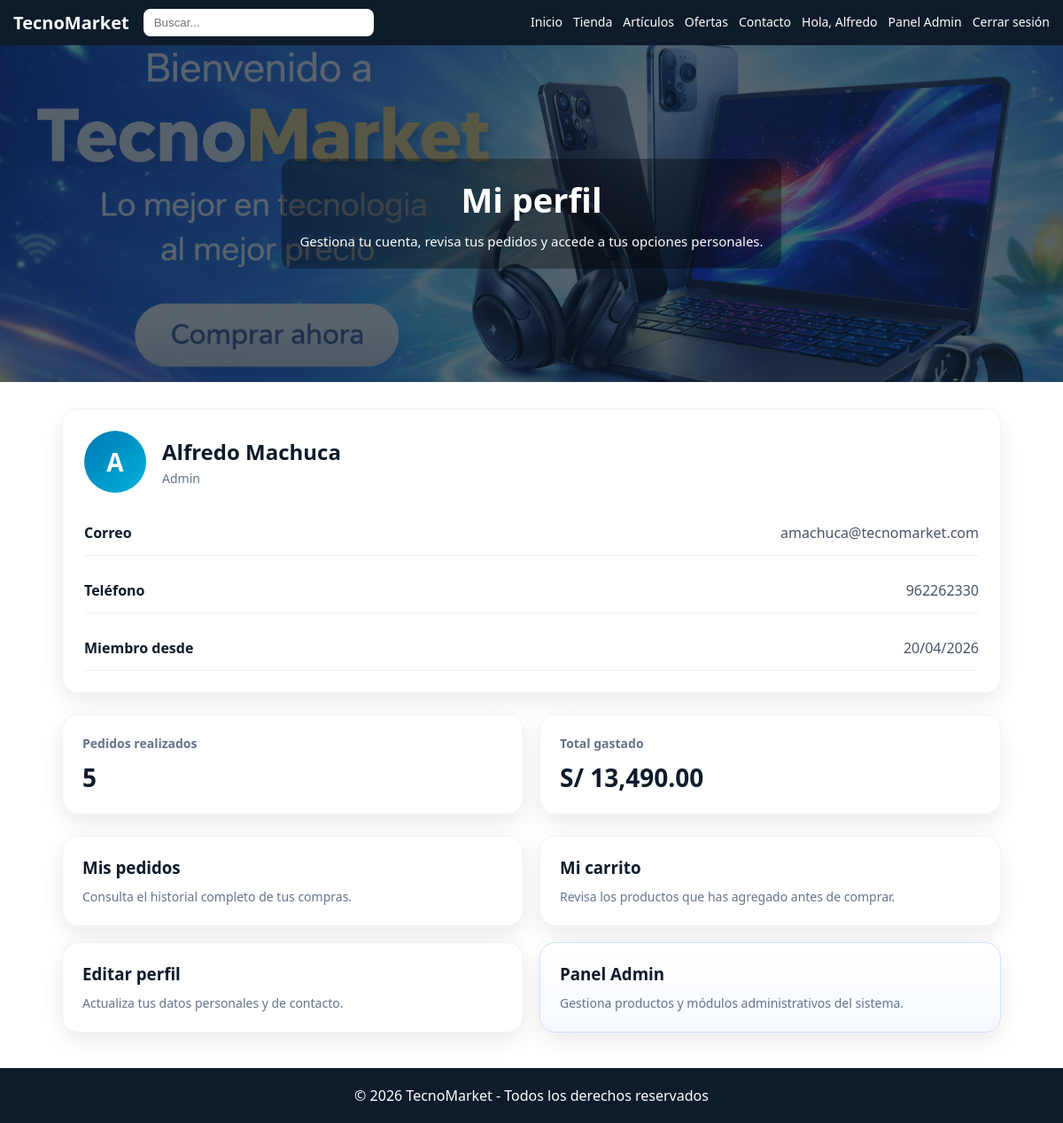
Screenshot of /perfil.php (signed in) with the database file from the repository.
### tables this page shows
CREATE TABLE `usuarios` (
  `id` int(11) NOT NULL,
  `nombres` varchar(100) NOT NULL,
  `apellidos` varchar(100) NOT NULL,
  `correo` varchar(150) NOT NULL,
  `telefono` varchar(20) NOT NULL,
  `password` varchar(255) NOT NULL,
  `rol` enum('admin','cliente') DEFAULT 'cliente',
  `fecha_registro` timestamp NOT NULL DEFAULT current_timestamp()
);

### php/session.php (called while the page is built, shortened)
<?php
if (isset($_SESSION["usuario_id"])) {
    $usuario_logueado = true;
    $nombre_usuario = $_SESSION["nombres"] ?? "";
    $rol_usuario = $_SESSION["rol"] ?? "";
}
?>

### perfil.php (the view, shortened to what this page needs)
<?php
require_once "php/session.php";
require_once "php/conexion.php";
$usuario_id = $_SESSION["usuario_id"];
$sql_usuario = "SELECT id, nombres, apellidos, correo, telefono, rol, fecha_registro FROM usuarios WHERE id = ?";
$stmt_usuario = $conn->prepare($sql_usuario);
$stmt_usuario->bind_param("i", $usuario_id);
$stmt_usuario->execute();
$resultado_usuario = $stmt_usuario->get_result();
$usuario = $resultado_usuario->fetch_assoc();
$sql_pedidos = "SELECT COUNT(*) AS total_pedidos FROM pedidos WHERE usuario_id = ?";
$stmt_pedidos = $conn->prepare($sql_pedidos);
$stmt_pedidos->bind_param("i", $usuario_id);
$stmt_pedidos->execute();
$res_pedidos = $stmt_pedidos->get_result();
$fila_pedidos = $res_pedidos->fetch_assoc();
$total_pedidos = $fila_pedidos["total_pedidos"] ?? 0;
$sql_total = "SELECT COALESCE(SUM(total),0) AS total_gastado FROM pedidos WHERE usuario_id = ?";
$stmt_total = $conn->prepare($sql_total);
$stmt_total->bind_param("i", $usuario_id);
$stmt_total->execute();
$res_total = $stmt_total->get_result();
$fila_total = $res_total->fetch_assoc();
$total_gastado = $fila_total["total_gastado"] ?? 0;
?>
<!DOCTYPE html>
<html lang="es">
<head>
    <link rel="stylesheet" href="css/perfil.css">
</head>
<body>
<header class="header">
    <div class="logo">TecnoMarket</div>
    <input type="text" placeholder="Buscar..." class="buscador">
<nav class="menu" id="menu">
    <a href="index">Inicio</a>
    <a href="tienda">Tienda</a>
    <a href="articulos">Artículos</a>
    <a href="ofertas">Ofertas</a>
    <a href="contacto">Contacto</a>
    <?php if ($usuario_logueado): ?>
        <a href="perfil">Hola, <?php echo htmlspecialchars($nombre_usuario); ?></a>
        <?php if ($rol_usuario === "admin"): ?>
            <a href="admin_productos">Panel Admin</a>
        <?php endif; ?>
        <a href="php/logout.php">Cerrar sesión</a>
    <?php else: ?>
        <a href="login">Login</a>
    <?php endif; ?>
</nav>
</header>
<section class="hero-perfil">
    <div class="hero-perfil-texto">
        <h1>Mi perfil</h1>
        <p>Gestiona tu cuenta, revisa tus pedidos y accede a tus opciones personales.</p>
    </div>
</section>
<section class="contenedor-perfil">
    <div class="perfil-info-box">
        <div class="perfil-header">
            <div class="avatar-perfil">
                <?php echo strtoupper(substr($usuario["nombres"], 0, 1)); ?>
            </div>
            <div>
                <h2><?php echo htmlspecialchars($usuario["nombres"] . " " . $usuario["apellidos"]); ?></h2>
                <p class="perfil-rol"><?php echo htmlspecialchars($usuario["rol"]); ?></p>
            </div>
        </div>
        <div class="perfil-datos">
            <div class="dato-item">
                <span class="dato-label">Correo</span>
                <span class="dato-valor"><?php echo htmlspecialchars($usuario["correo"]); ?></span>
            </div>
            <div class="dato-item">
                <span class="dato-label">Teléfono</span>
                <span class="dato-valor"><?php echo htmlspecialchars($usuario["telefono"]); ?></span>
            </div>
            <div class="dato-item">
                <span class="dato-label">Miembro desde</span>
                <span class="dato-valor"><?php echo date("d/m/Y", strtotime($usuario["fecha_registro"])); ?></span>
            </div>
        </div>
    </div>
    <div class="perfil-metricas">
        <div class="metrica-card">
            <h3>Pedidos realizados</h3>
            <p><?php echo $total_pedidos; ?></p>
        </div>
        <div class="metrica-card">
            <h3>Total gastado</h3>
            <p>S/ <?php echo number_format($total_gastado, 2); ?></p>
        </div>
    </div>
    <div class="perfil-opciones">
        <a href="mis_pedidos.php" class="opcion-card">
            <h3>Mis pedidos</h3>
            <p>Consulta el historial completo de tus compras.</p>
        </a>
        <a href="carrito.php" class="opcion-card">
            <h3>Mi carrito</h3>
            <p>Revisa los productos que has agregado antes de comprar.</p>
        </a>
        <a href="editar_perfil.php" class="opcion-card">
            <h3>Editar perfil</h3>
            <p>Actualiza tus datos personales y de contacto.</p>
        </a>
        <?php if ($usuario["rol"] === "admin"): ?>
            <a href="admin_productos.php" class="opcion-card admin-card">
                <h3>Panel Admin</h3>
                <p>Gestiona productos y módulos administrativos del sistema.</p>
            </a>
        <?php endif; ?>
    </div>
</section>
<footer class="footer">
    <p>© 2026 TecnoMarket - Todos los derechos reservados</p>
</footer>
</body>
</html>

### css/perfil.css (style rules this page uses)
* { margin: 0; padding: 0; box-sizing: border-box; }
body { font-family: 'Segoe UI', sans-serif; background: #ffffff; color: #222; }
section { padding: 20px; }
.header { display: flex; align-items: center; justify-content: space-between; gap: 14px; background: #0d1b2a; color: white; padding: 10px 15px; position: relative; flex-wrap: wrap; }
.logo { font-weight: bold; font-size: 20px; white-space: nowrap; }
.buscador { display: none; }
.menu { display: none; flex-direction: column; background: #0d1b2a; position: absolute; top: 60px; left: 0; width: 100%; z-index: 20; }
.menu a { padding: 10px; border-top: 1px solid #1b263b; color: white; text-decoration: none; }
.hero-perfil { background: linear-gradient(rgba(13, 27, 42, 0.68), rgba(13, 27, 42, 0.68)), url("../img/banner.png") no-repeat center center; background-size: cover; height: 260px; display: flex; align-items: center; justify-content: center; text-align: center; color: white; }
.hero-perfil-texto { background: rgba(0, 0, 0, 0.35); padding: 20px; border-radius: 12px; }
.hero-perfil-texto h1 { font-size: 32px; margin-bottom: 10px; }
.hero-perfil-texto p { font-size: 15px; line-height: 1.5; }
.contenedor-perfil { max-width: 1100px; margin: 0 auto; padding: 30px 20px 40px; display: grid; gap: 24px; }
.perfil-info-box, .perfil-metricas, .perfil-opciones { background: white; border-radius: 18px; }
.perfil-info-box { padding: 24px; border: 1px solid #eef2f7; box-shadow: 0 10px 28px rgba(0, 0, 0, 0.08); }
.perfil-header { display: flex; align-items: center; gap: 18px; margin-bottom: 20px; }
.avatar-perfil { width: 70px; height: 70px; border-radius: 50%; background: linear-gradient(135deg, #0077b6, #00b4d8); color: white; display: flex; align-items: center; justify-content: center; font-size: 28px; font-weight: bold; }
.perfil-header h2 { color: #0d1b2a; margin-bottom: 4px; }
.perfil-rol { color: #64748b; text-transform: capitalize; font-size: 14px; }
.perfil-datos { display: grid; gap: 14px; }
.dato-item { display: flex; justify-content: space-between; gap: 16px; padding: 14px 0; border-bottom: 1px solid #edf2f7; }
.dato-label { font-weight: 600; color: #0d1b2a; }
.dato-valor { color: #475569; text-align: right; }
.perfil-metricas { display: grid; grid-template-columns: repeat(2, 1fr); gap: 18px; background: transparent; }
.metrica-card { background: white; border: 1px solid #eef2f7; box-shadow: 0 10px 28px rgba(0, 0, 0, 0.08); border-radius: 18px; padding: 22px; }
.metrica-card h3 { font-size: 14px; color: #64748b; margin-bottom: 10px; }
.metrica-card p { font-size: 28px; font-weight: bold; color: #0d1b2a; }
.perfil-opciones { display: grid; grid-template-columns: repeat(2, 1fr); gap: 18px; background: transparent; }
.opcion-card { display: block; text-decoration: none; background: white; border: 1px solid #eef2f7; box-shadow: 0 10px 28px rgba(0, 0, 0, 0.08); border-radius: 18px; padding: 22px; transition: transform 0.25s ease, box-shadow 0.25s ease; }
.opcion-card h3 { color: #0d1b2a; margin-bottom: 10px; }
.opcion-card p { color: #64748b; line-height: 1.5; font-size: 14px; }
.admin-card { border: 1px solid #cfe0ff; background: linear-gradient(180deg, #ffffff, #f5f9ff); }
.footer { background: #0d1b2a; color: white; text-align: center; padding: 20px; }
@media (min-width: 768px) { .buscador { display: block; flex: 1; max-width: 340px; min-width: 180px; padding: 8px 12px; border-radius: 8px; border: none; outline: none; } }
@media (min-width: 768px) { .hero-perfil { height: 320px; } }
@media (min-width: 768px) { .hero-perfil-texto h1 { font-size: 38px; } }
@media (min-width: 1024px) { .header { display: grid; grid-template-columns: auto minmax(200px, 340px) 1fr; align-items: center; gap: 16px; } }
@media (min-width: 1024px) { .menu { display: flex !important; position: static; flex-direction: row; justify-content: flex-end; align-items: center; gap: 18px; width: 100%; background: none; flex-wrap: wrap; } }
@media (min-width: 1024px) { .menu a { border: none; margin: 0; padding: 0; white-space: nowrap; font-size: 15px; line-height: 1.2; } }
@media (min-width: 1024px) { .buscador { width: 100%; max-width: 340px; } }
@media (min-width: 1024px) { .hero-perfil { height: 380px; } }
@media (max-width: 1200px) and (min-width: 1024px) { .menu { gap: 12px; } }
@media (max-width: 1200px) and (min-width: 1024px) { .menu a { font-size: 14px; } }
@media (max-width: 1200px) and (min-width: 1024px) { .buscador { max-width: 260px; } }

### rows the page displays
usuarios: nombres "A", nombres+apellidos "Alfredo Machuca", rol "Admin", correo "amachuca@tecnomarket.com", telefono "962262330", fecha_registro "20/04/2026"

### other values shown
$nombre_usuario "Alfredo"
$total_pedidos "5"
$total_gastado "13,490.00"
